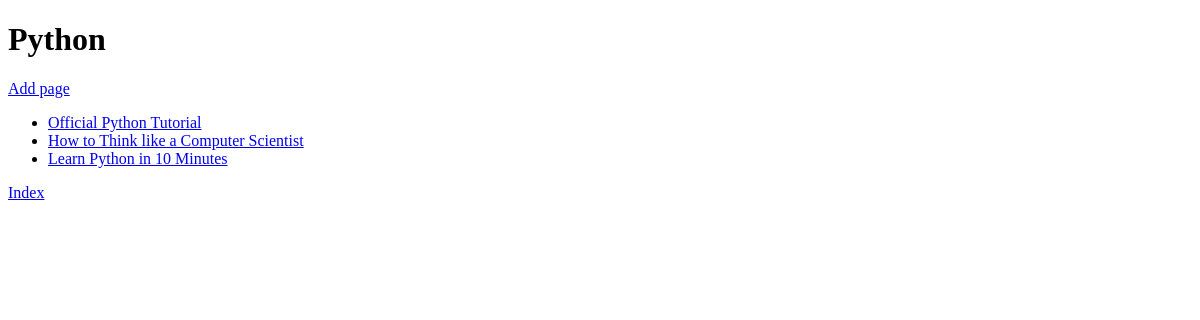
/rango/category/python/, run on an earlier commit of the app's database.
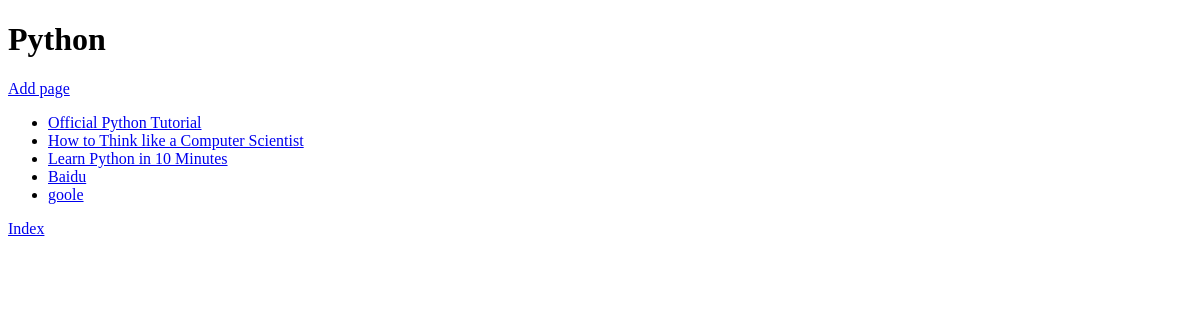
And on a later commit of the database.
### rango/models.py (models this page shows, shortened)
class Page(models.Model):
    category = models.ForeignKey(Category, on_delete=models.CASCADE)
    title = models.CharField(max_length=128)
    url = models.URLField()
    views = models.IntegerField(default=0)

### rango/views.py (the view)
def show_category(request, category_name_slug):
    context_dict = {}
    try:
        category = Category.objects.get(slug=category_name_slug)
        pages = Page.objects.filter(category=category)
        context_dict['pages'] = pages
        context_dict['category'] = category
    except Category.DoesNotExist:
        context_dict['category'] = None
        context_dict['pages'] = None
    return render(request, 'rango/category.html', context=context_dict)

### templates/rango/category.html (shortened to what this page needs)
<!DOCTYPE html>
<html>
    <head>
    </head>
    <body>
        <div>
        {% if category %}
            <h1>{{ category.name }}</h1>
            <a href="/rango/category/{{ category.slug }}/add_page/">Add page</a><br />
            {% if pages %}
            <ul>
                {% for page in pages %}
                <li><a href="{{ page.url }}">{{ page.title }}</a></li>
                {% endfor %}
            </ul>
            {% else %}
            <strong>No pages currently in category.</strong>
            {% endif %}
        {% else %}
            The specified category does not exist.
        {% endif %}
            <a href="/rango/">Index</a><br />
        </div>
    </body>
</html>

What changed in the data, as far as the page shows it:
added Page: title "Baidu"
added Page: title "goole"
